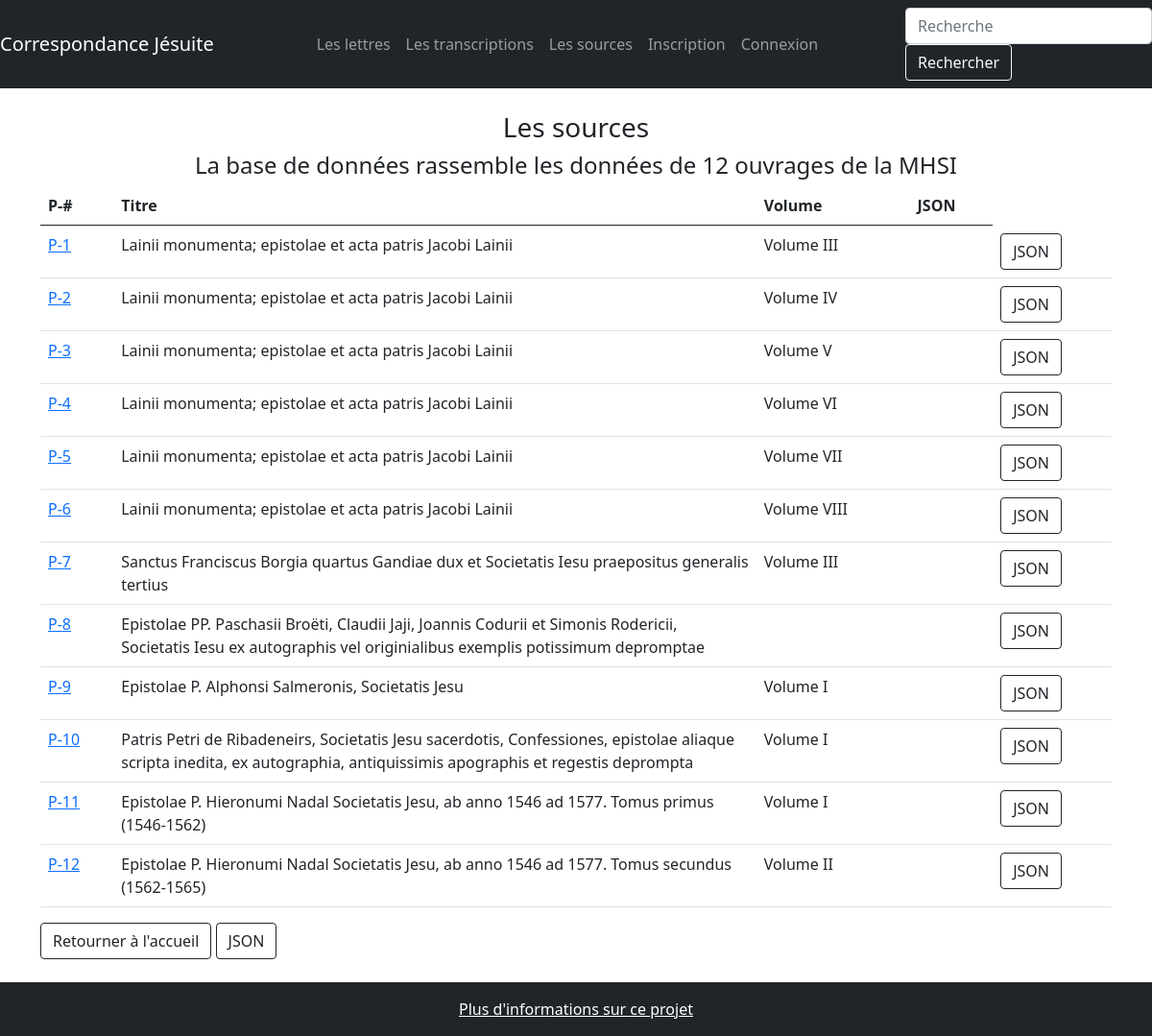
Page /publications on the earlier database version.
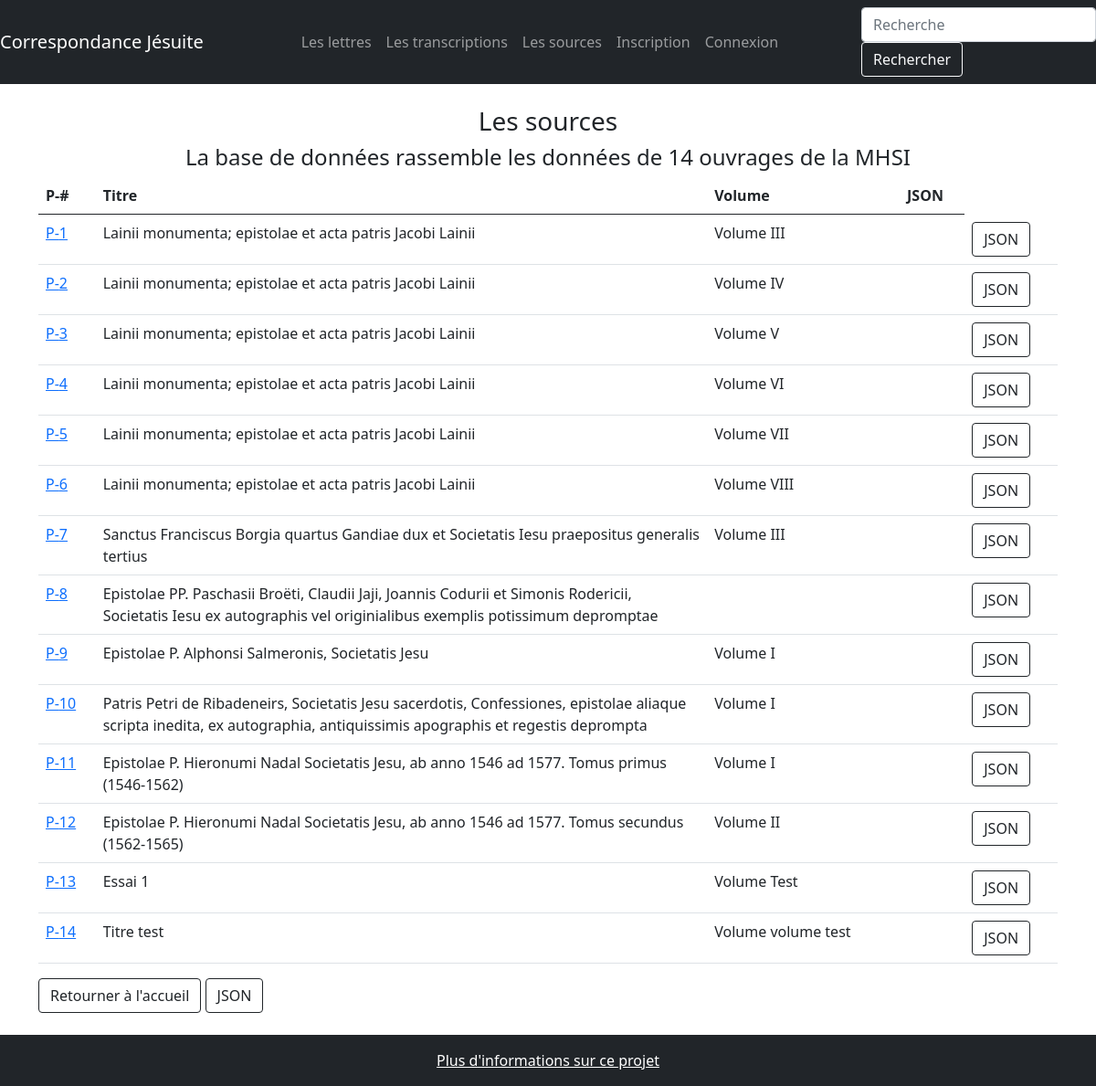
Same page on the later database version.
### correspondance/modeles/donnees.py (models this page shows, shortened)
class Publication(db.Model):
    __tablename__ = "publication"
    publication_id = db.Column(db.Integer, unique=True, nullable=False, primary_key=True, autoincrement=True)
    publication_titre = db.Column(db.Text)
    publication_volume = db.Column(db.Text)
    contributions = db.relationship("Contribution", back_populates="publication")

### correspondance/routes/generic.py (the view)
@app.route('/publications', methods=["POST", "GET"])
def publications():
    publications = Publication.query.all()
    return render_template('pages/publications.html', nom="Correspondance jésuite", publications=publications)

### correspondance/templates/pages/publications.html (shortened to what this page needs)
{% extends "conteneur.html" %}
{%block corps%}
<div>
        <br/>
        <h3 class="text-center">Les sources</h3>
        {% if publications %}
        <h4 class="text-center" >La base de données rassemble les données de {{publications|length}} ouvrages de la MHSI
        </h4>
        </div>
        <table class="table">
                <thead>
                        <tr>
                                <th>P-#</th>
                                <th>Titre</th>
                                <th>Volume</th>
                                <th>JSON</th>
                        </tr>
                </thead>
                <tbody>
                {% for publication in publications %}
                <tr>
                        <td><a href={{url_for('unique_publication',publication_id=publication.publication_id)}}> P-{{publication.publication_id}}</a></td>
                        <td width=60%> {{publication.publication_titre}} </td>
                        <td> {% if publication.publication_volume %}
                         Volume {{publication.publication_volume}}
                        {% endif %}
                        </td>
                        <td>
                        </td>
                        <td>
                             <a class="btn btn-outline-dark" role="button" href="{{url_for('api_publication_unique', publication_id=publication.publication_id)}}">JSON</a>
                        </td>
                </tr>
                {% endfor %}
                </tbody>
        </table>
        {% else %}
        <p>La base de données est en cours de constitution</p>
        {% endif %}
<div>
        <a class="btn btn-outline-dark" role="button" href="{{url_for('accueil')}}">Retourner à l'accueil</a>
        <a class="btn btn-outline-dark" role="button" href="{{url_for('api_publications')}}">JSON</a>
</div>
<br/>
{%endblock%}

Differences in the rows shown:
added Publication: publication_id "13", publication_titre "Essai 1", publication_volume "Test"
added Publication: publication_id "14", publication_titre "Titre test", publication_volume "volume test"
Other differences:
{{ publications|length }}: "12" → "14"
